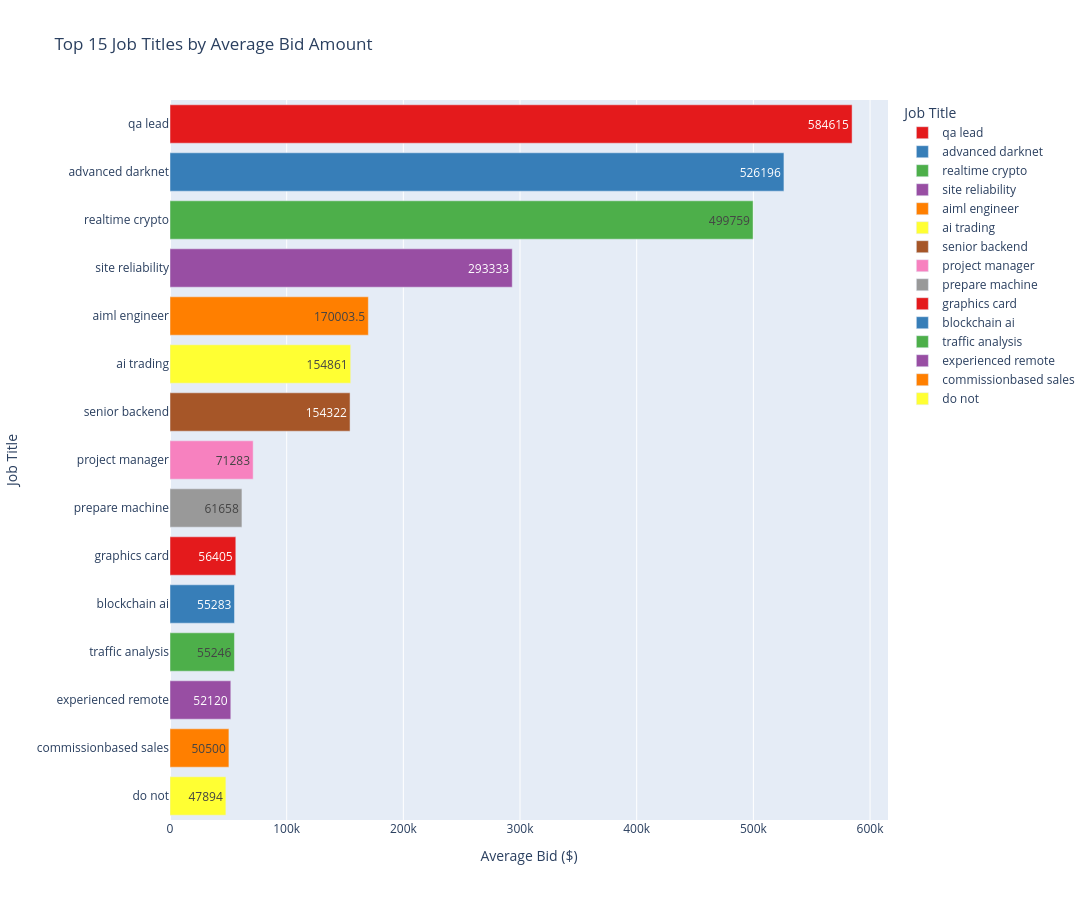

Notebook source saved alongside this figure:
### Code cell
import pandas as pd
import plotly.express as px
import re
import numpy as np

# Load the dataset
df = pd.read_csv(r"C:\Users\USER\OneDrive\Desktop\Work\CSV\freelancer_cleaned.csv")

# Remove duplicates based on the unique 'hash_key_value' column
df = df.drop_duplicates(subset=['hash_key_value'])

# Drop rows with missing or empty 'job_title' or 'bit_amount'
df = df.dropna(subset=['job_title', 'bit_amount'])
df = df[df['job_title'].str.strip() != '']
df = df[df['bit_amount'].astype(str).str.strip() != '']

# Convert bit_amount to string
df['bit_amount'] = df['bit_amount'].astype(str)

# Remove hourly entries
df = df[~df['bit_amount'].str.contains('/hour', case=False, na=False)]

# Clean bit_amount values
def clean_bit_amount(val):
    # Remove 'avg bid', currency symbols, commas, letters, etc.
    val = re.sub(r'avg bid', '', val, flags=re.IGNORECASE)
    val = re.sub(r'[^\d\.\-\s/]', '', val)  

    val = val.strip()

    # Handle ranges like "20 - 50"
    if '-' in val:
        parts = val.split('-')
        try:
            nums = [float(p.strip()) for p in parts if p.strip().replace('.', '', 1).isdigit()]
            if len(nums) == 2:
                return np.mean(nums)
        except:
            return np.nan

    # Single float value
    try:
        return float(val)
    except:
        return np.nan

# Apply cleaning
df['bit_amount_clean'] = df['bit_amount'].apply(clean_bit_amount)

# Drop rows where bit_amount_clean is NaN
df = df.dropna(subset=['bit_amount_clean'])

# Clean and simplify job_title
def clean_title(title):
    title = re.sub(r'avg bid', '', title, flags=re.IGNORECASE)  
    title = re.sub(r'[^a-zA-Z\s]', '', title) 
    title = re.sub(r'\d+', '', title)  
    title = re.sub(r'\s+', ' ', title).strip().lower() 
    return ' '.join(title.split()[:2]) 

df['job_title_clean'] = df['job_title'].apply(clean_title)

# Compute average bid per job title 
avg_bids = df.groupby('job_title_clean')['bit_amount_clean'].mean().reset_index()
avg_bids = avg_bids.sort_values(by='bit_amount_clean', ascending=False)

# Show top N job titles
top_n = 15
avg_bids_top = avg_bids.head(top_n)

# Bar chart
fig = px.bar(
    avg_bids_top,
    x='bit_amount_clean',         
    y='job_title_clean',          
    color='job_title_clean',
    orientation='h',              
    title=f'Top {top_n} Job Titles by Average Bid Amount',
    labels={'job_title_clean': 'Job Title', 'bit_amount_clean': 'Average Bid ($)'},
    text='bit_amount_clean',
    color_discrete_sequence=px.colors.qualitative.Set1,
    height=900,
    width=1300
)
fig.show()

### Figure 1 — Plotly figure (JSON) as saved in the notebook; plotly's stock layout.template omitted (floating-point values rounded to 4 significant figures)
{"data": [{"alignmentgroup": "True", "hovertemplate": "Job Title=%{y}<br>Average Bid ($)=%{text}<extra></extra>", "legendgroup": "qa lead", "marker": {"color": "rgb(228,26,28)", "pattern": {"shape": ""}}, "name": "qa lead", "offsetgroup": "qa lead", "orientation": "h", "showlegend": true, "text": [584615], "textposition": "auto", "type": "bar", "x": [584615], "xaxis": "x", "y": ["qa lead"], "yaxis": "y"}, {"alignmentgroup": "True", "hovertemplate": "Job Title=%{y}<br>Average Bid ($)=%{text}<extra></extra>", "legendgroup": "advanced darknet", "marker": {"color": "rgb(55,126,184)", "pattern": {"shape": ""}}, "name": "advanced darknet", "offsetgroup": "advanced darknet", "orientation": "h", "showlegend": true, "text": [526196], "textposition": "auto", "type": "bar", "x": [526196], "xaxis": "x", "y": ["advanced darknet"], "yaxis": "y"}, {"alignmentgroup": "True", "hovertemplate": "Job Title=%{y}<br>Average Bid ($)=%{text}<extra></extra>", "legendgroup": "realtime crypto", "marker": {"color": "rgb(77,175,74)", "pattern": {"shape": ""}}, "name": "realtime crypto", "offsetgroup": "realtime crypto", "orientation": "h", "showlegend": true, "text": [499759], "textposition": "auto", "type": "bar", "x": [499759], "xaxis": "x", "y": ["realtime crypto"], "yaxis": "y"}, {"alignmentgroup": "True", "hovertemplate": "Job Title=%{y}<br>Average Bid ($)=%{text}<extra></extra>", "legendgroup": "site reliability", "marker": {"color": "rgb(152,78,163)", "pattern": {"shape": ""}}, "name": "site reliability", "offsetgroup": "site reliability", "orientation": "h", "showlegend": true, "text": [293333], "textposition": "auto", "type": "bar", "x": [293333], "xaxis": "x", "y": ["site reliability"], "yaxis": "y"}, {"alignmentgroup": "True", "hovertemplate": "Job Title=%{y}<br>Average Bid ($)=%{text}<extra></extra>", "legendgroup": "aiml engineer", "marker": {"color": "rgb(255,127,0)", "pattern": {"shape": ""}}, "name": "aiml engineer", "offsetgroup": "aiml engineer", "orientation": "h", "showlegend": true, "text": [170000.0], "textposition": "auto", "type": "bar", "x": [170000.0], "xaxis": "x", "y": ["aiml engineer"], "yaxis": "y"}, {"alignmentgroup": "True", "hovertemplate": "Job Title=%{y}<br>Average Bid ($)=%{text}<extra></extra>", "legendgroup": "ai trading", "marker": {"color": "rgb(255,255,51)", "pattern": {"shape": ""}}, "name": "ai trading", "offsetgroup": "ai trading", "orientation": "h", "showlegend": true, "text": [154861], "textposition": "auto", "type": "bar", "x": [154861], "xaxis": "x", "y": ["ai trading"], "yaxis": "y"}, {"alignmentgroup": "True", "hovertemplate": "Job Title=%{y}<br>Average Bid ($)=%{text}<extra></extra>", "legendgroup": "senior backend", "marker": {"color": "rgb(166,86,40)", "pattern": {"shape": ""}}, "name": "senior backend", "offsetgroup": "senior backend", "orientation": "h", "showlegend": true, "text": [154322], "textposition": "auto", "type": "bar", "x": [154322], "xaxis": "x", "y": ["senior backend"], "yaxis": "y"}, {"alignmentgroup": "True", "hovertemplate": "Job Title=%{y}<br>Average Bid ($)=%{text}<extra></extra>", "legendgroup": "project manager", "marker": {"color": "rgb(247,129,191)", "pattern": {"shape": ""}}, "name": "project manager", "offsetgroup": "project manager", "orientation": "h", "showlegend": true, "text": [71283], "textposition": "auto", "type": "bar", "x": [71283], "xaxis": "x", "y": ["project manager"], "yaxis": "y"}, {"alignmentgroup": "True", "hovertemplate": "Job Title=%{y}<br>Average Bid ($)=%{text}<extra></extra>", "legendgroup": "prepare machine", "marker": {"color": "rgb(153,153,153)", "pattern": {"shape": ""}}, "name": "prepare machine", "offsetgroup": "prepare machine", "orientation": "h", "showlegend": true, "text": [61658], "textposition": "auto", "type": "bar", "x": [61658], "xaxis": "x", "y": ["prepare machine"], "yaxis": "y"}, {"alignmentgroup": "True", "hovertemplate": "Job Title=%{y}<br>Average Bid ($)=%{text}<extra></extra>", "legendgroup": "graphics card", "marker": {"color": "rgb(228,26,28)", "pattern": {"shape": ""}}, "name": "graphics card", "offsetgroup": "graphics card", "orientation": "h", "showlegend": true, "text": [56405], "textposition": "auto", "type": "bar", "x": [56405], "xaxis": "x", "y": ["graphics card"], "yaxis": "y"}, {"alignmentgroup": "True", "hovertemplate": "Job Title=%{y}<br>Average Bid ($)=%{text}<extra></extra>", "legendgroup": "blockchain ai", "marker": {"color": "rgb(55,126,184)", "pattern": {"shape": ""}}, "name": "blockchain ai", "offsetgroup": "blockchain ai", "orientation": "h", "showlegend": true, "text": [55283], "textposition": "auto", "type": "bar", "x": [55283], "xaxis": "x", "y": ["blockchain ai"], "yaxis": "y"}, {"alignmentgroup": "True", "hovertemplate": "Job Title=%{y}<br>Average Bid ($)=%{text}<extra></extra>", "legendgroup": "traffic analysis", "marker": {"color": "rgb(77,175,74)", "pattern": {"shape": ""}}, "name": "traffic analysis", "offsetgroup": "traffic analysis", "orientation": "h", "showlegend": true, "text": [55246], "textposition": "auto", "type": "bar", "x": [55246], "xaxis": "x", "y": ["traffic analysis"], "yaxis": "y"}, {"alignmentgroup": "True", "hovertemplate": "Job Title=%{y}<br>Average Bid ($)=%{text}<extra></extra>", "legendgroup": "experienced remote", "marker": {"color": "rgb(152,78,163)", "pattern": {"shape": ""}}, "name": "experienced remote", "offsetgroup": "experienced remote", "orientation": "h", "showlegend": true, "text": [52120], "textposition": "auto", "type": "bar", "x": [52120], "xaxis": "x", "y": ["experienced remote"], "yaxis": "y"}, {"alignmentgroup": "True", "hovertemplate": "Job Title=%{y}<br>Average Bid ($)=%{text}<extra></extra>", "legendgroup": "commissionbased sales", "marker": {"color": "rgb(255,127,0)", "pattern": {"shape": ""}}, "name": "commissionbased sales", "offsetgroup": "commissionbased sales", "orientation": "h", "showlegend": true, "text": [50500], "textposition": "auto", "type": "bar", "x": [50500], "xaxis": "x", "y": ["commissionbased sales"], "yaxis": "y"}, {"alignmentgroup": "True", "hovertemplate": "Job Title=%{y}<br>Average Bid ($)=%{text}<extra></extra>", "legendgroup": "do not", "marker": {"color": "rgb(255,255,51)", "pattern": {"shape": ""}}, "name": "do not", "offsetgroup": "do not", "orientation": "h", "showlegend": true, "text": [47894], "textposition": "auto", "type": "bar", "x": [47894], "xaxis": "x", "y": ["do not"], "yaxis": "y"}], "layout": {"barmode": "relative", "height": 900, "legend": {"title": {"text": "Job Title"}, "tracegroupgap": 0}, "title": {"text": "Top 15 Job Titles by Average Bid Amount"}, "width": 1300, "xaxis": {"anchor": "y", "domain": [0, 1], "title": {"text": "Average Bid ($)"}}, "yaxis": {"anchor": "x", "categoryarray": ["do not", "commissionbased sales", "experienced remote", "traffic analysis", "blockchain ai", "graphics card", "prepare machine", "project manager", "senior backend", "ai trading", "aiml engineer", "site reliability", "realtime crypto", "advanced darknet", "qa lead"], "categoryorder": "array", "domain": [0, 1], "title": {"text": "Job Title"}}}}
